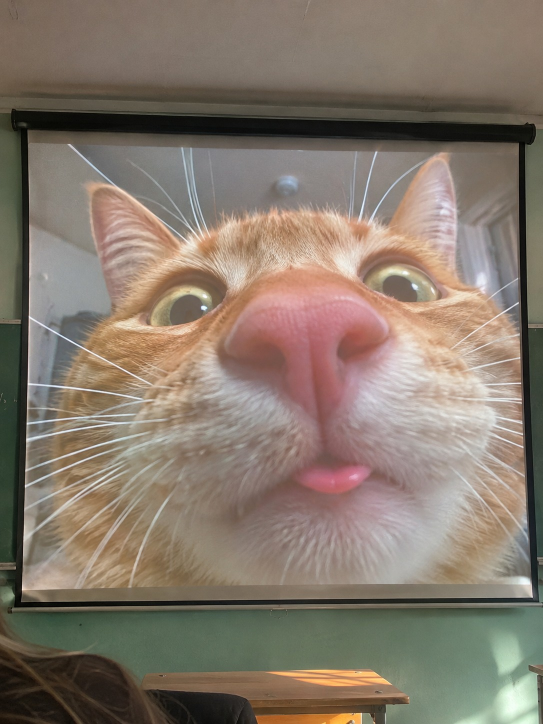
#> input picture advertising/what-i-can-do/design/classroom-projector.jpg, 1086 x 1448 px (shown at 1/2 size)
$ python projector.py
#> lines starting #> are read from the running program, lines starting #| are printed output that depends on the picture
#> in main, photo is the input picture: PIL image 1086x1448 RGB; mean R, G, B 133.8, 120.7, 107.7
"""Build the projector cold open at the timing of the verified Gemini master."""
from functools import lru_cache
from pathlib import Path
import math
import subprocess

import numpy as np
from PIL import Image, ImageDraw, ImageFont

ROOT = Path(__file__).resolve().parent
LOCAL = ROOT / "local"
W, H, FPS = 1080, 1920, 30
FRAMES = 155
MASTER = ROOT / "Что умеет Тройка — До доклада 5 минут — Gemini.mp4"
FINAL = ROOT / "Тройка — Кот на проекторе.mp4"
RESAMPLE = Image.Resampling.BICUBIC


@lru_cache
def font(size, weight):
    face = ImageFont.truetype(str(LOCAL / "golos.ttf"), size)
    face.set_variation_by_axes([weight])
    return face


def slide_on_projector(photo):
    # Projector screen corners measured on the classroom photograph, clockwise.
    corners = np.array([(17, 82), (322, 90), (333, 372), (15, 373)]) * (photo.width / 340)
    slide = Image.new("RGB", (1040, 900), "#e6dec5")
    d = ImageDraw.Draw(slide)
    d.text((68, 70), "ФИЗИКА", font=font(41, 650), fill="#344d40")
    d.multiline_text((60, 208), "Как устроен\nзвук", font=font(125, 765),
                     fill="#182d26", spacing=-12, stroke_width=0)
    for shift, color, width in [(0, "#367356", 11), (18, "#759880", 5)]:
        wave = [(x, 682 + shift + math.sin(x / 38) * 105 * math.exp(-((x-510)/290)**2))
                for x in range(65, 975, 3)]
        d.line(wave, fill=color, width=width)
    coeffs, targets = [], []
    for (x, y), (u, v) in zip(corners, [(0, 0), (1040, 0), (1040, 900), (0, 900)]):
        coeffs.extend([[x, y, 1, 0, 0, 0, -u*x, -u*y], [0, 0, 0, x, y, 1, -v*x, -v*y]])
        targets.extend([u, v])
    coeffs = np.linalg.solve(coeffs, targets)
    projection = slide.transform(photo.size, Image.Transform.PERSPECTIVE, coeffs, RESAMPLE)
    mask = Image.new("L", photo.size)
    ImageDraw.Draw(mask).polygon(list(map(tuple, corners)), fill=255)
    return Image.composite(projection, photo, mask)


def photo_plate(photo):
    # Full photograph on a portrait field, with a soft dark falloff into caption space.
    im = Image.new("RGB", (W, H), "#100f0d")
    h = round(photo.height * W / photo.width)
#> h = 1440
    photo = photo.resize((W, h), RESAMPLE)
#> photo: PIL image 1080x1440 RGB
    y = 202
    im.paste(photo, (0, y))
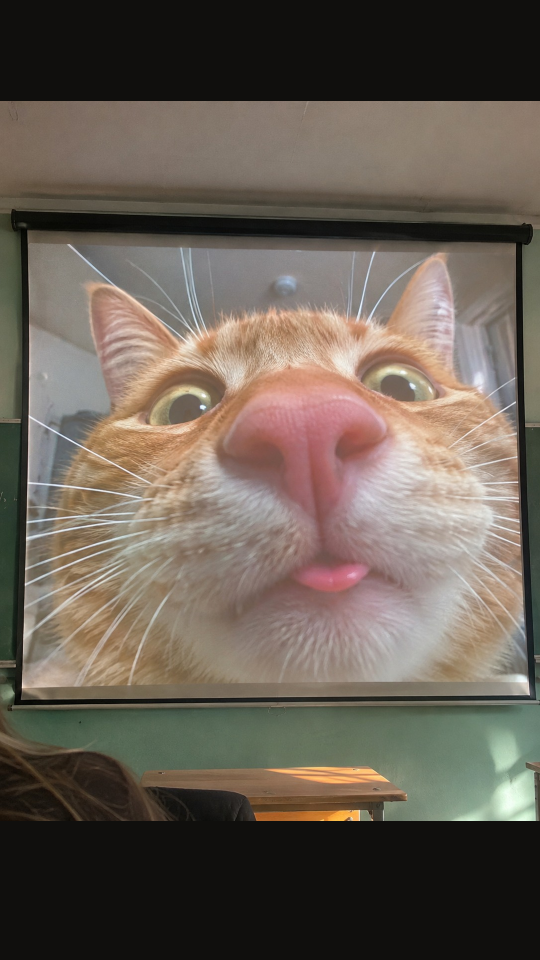
#> im: PIL image 1080x1920 RGB (shown at 1/2 size); mean R, G, B 104.4, 94.3, 84
    strength = np.interp(np.arange(H), [0,y,y+115,425,690,1270,1430,y+h-75,y+h,H],
                         [1,1,.68,.22,0,0,.10,.78,1,1])
    shade = Image.fromarray(np.uint8(np.repeat((strength*255)[:, None], W, axis=1)))
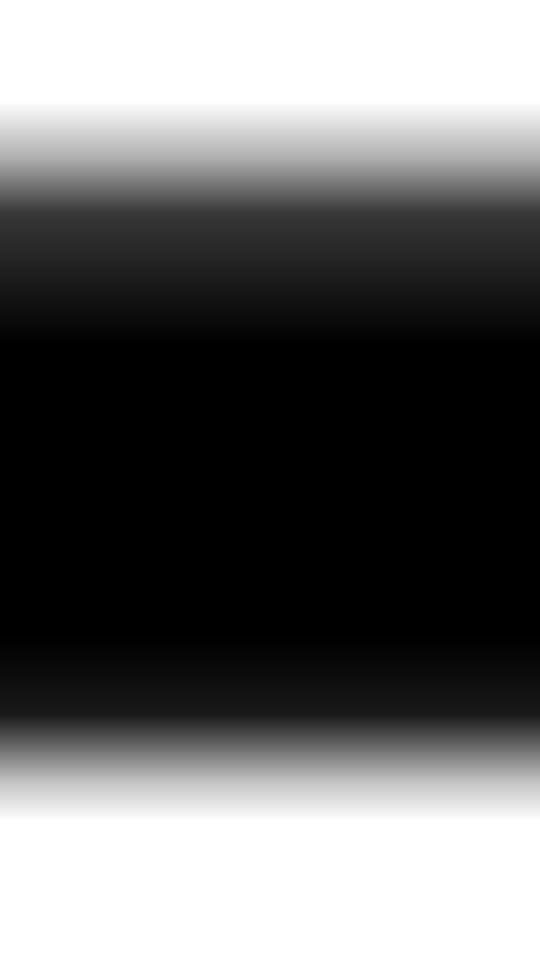
#> shade: PIL image 1080x1920 L (shown at 1/2 size); min 0, max 255, mean 104.6
    return Image.composite(Image.new("RGB", (W, H), "#100f0d"), im, shade)
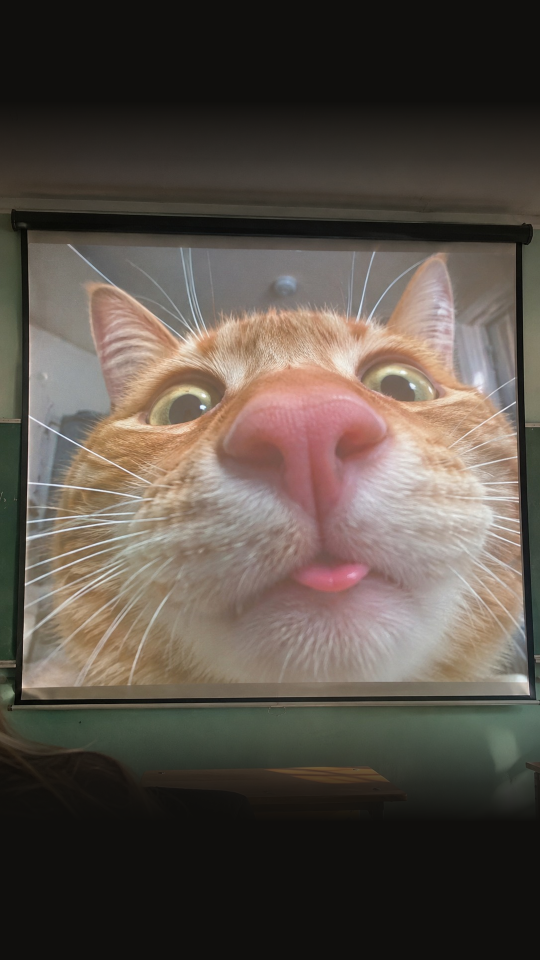
#> returned value: PIL image 1080x1920 RGB (shown at 1/2 size); mean R, G, B 88.8, 79.9, 71.7


def ease(value):
    u = max(0., min(1., value))
    return u*u*(3-2*u)


def main():
    photo = Image.open(ROOT / "design/classroom-projector.jpg").convert("RGB")
    cat, deck = photo_plate(photo), photo_plate(slide_on_projector(photo))
#> in slide_on_projector, `corners = np.array([(17, 82), (322, 90), (333, 372), (15, 373)]) * (ph..`: corners = [[54.3, 261.9], [1028.5, 287.5], [1063.6, 1188.2], [47.91, 1191.4]]
#> in slide_on_projector, `slide = Image.new("RGB", (1040, 900), "#e6dec5")`:
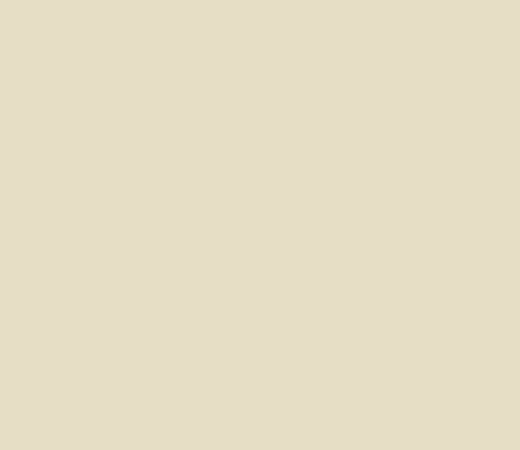
#> slide: PIL image 1040x900 RGB (shown at 1/2 size); mean R, G, B 230, 222, 197
    screenshot = Image.open(LOCAL / "screens/files.png").convert("RGB")
    # The real Files view, fourth row, including the PPT icon, filename and file size.
    row = screenshot.crop((47, 1422, 1100, 1665)).resize((908, 210), RESAMPLE)
    temp = LOCAL / "projector-opening.mp4"
    with subprocess.Popen([
        "ffmpeg","-y","-v","error","-f","rawvideo","-pix_fmt","rgb24","-s","1080x1920",
        "-r","30","-i","-","-c:v","libx264","-preset","veryfast","-crf","15",
        "-threads","3","-pix_fmt","yuv420p",str(temp)
    ], stdin=subprocess.PIPE) as enc:
        for n in range(FRAMES):
            t = n / FPS
            reveal = ease((t-2.37)/.18)
            bg = cat if reveal == 0 else deck if reveal == 1 else Image.blend(cat, deck, reveal)
            zoom = 1 + .055*ease(t/1.45) - .055*ease((t-2.35)/.65)
            inset = max(0., (W-W/zoom)/2)
            frame = bg.copy() if inset < .001 else bg.resize(
                (W,H), RESAMPLE, box=(inset,inset*H/W,W-inset,H-inset*H/W))
            d = ImageDraw.Draw(frame)
            if t < 2.48:
                d.text((60, 106), "Я: «Сейчас", font=font(88, 790), fill="#fffaf2")
                d.text((59, 203), "покажу доклад»", font=font(103, 805), fill="#fffaf2",
                       stroke_width=1,stroke_fill="#fffaf2")
            if 1.22 <= t < 2.45:
                u = ease((t-1.22)/.18)
                y = round(1180+340*(1-u))
                card = Image.new("RGBA", (960,324))
                cd = ImageDraw.Draw(card)
                cd.rounded_rectangle((0,0,959,323),36,fill="#1f2321",outline="#62d99e",width=4)
                cd.text((29,18),"Тройка · Файлы",font=font(39,650),fill="#80e2ad")
                card.paste(row, (25,88))
                frame.paste(card,(60,y),card)
            caption = "Тройка, где мои слайды?!" if t < 2.37 else "Вот они. «Как устроен звук»."
            d = ImageDraw.Draw(frame)
            d.text((60,1550),caption,font=font(57,650),fill="white",stroke_width=2,stroke_fill="#24201b")
            enc.stdin.write(frame.tobytes())
        enc.stdin.close()
        if enc.wait():
            raise RuntimeError("Opening encode failed")
    # At frame 155 the previous master has already cut to the next full-screen scene.
    subprocess.run([
        "ffmpeg","-y","-v","error","-threads","2","-i",str(temp),"-threads","2","-i",str(MASTER),
        "-filter_complex_threads","2","-filter_complex",
        "[0:v]setsar=1[a];[1:v]trim=start_frame=155,setpts=PTS-STARTPTS,setsar=1[b];[a][b]concat=n=2:v=1:a=0[v]",
        "-map","[v]","-map","1:a","-c:a","copy","-c:v","libx264","-threads","4","-preset","veryfast",
        "-crf","16","-pix_fmt","yuv420p","-color_primaries","bt709","-color_trc","bt709",
        "-colorspace","bt709","-movflags","+faststart",str(FINAL)
    ],check=True)


if __name__ == "__main__":
#> (the run stopped early here; a loop or call above may not have finished)

$ run again, with advertising/what-i-can-do/design/classroom-reaction.jpg copied over advertising/what-i-can-do/design/classroom-projector.jpg
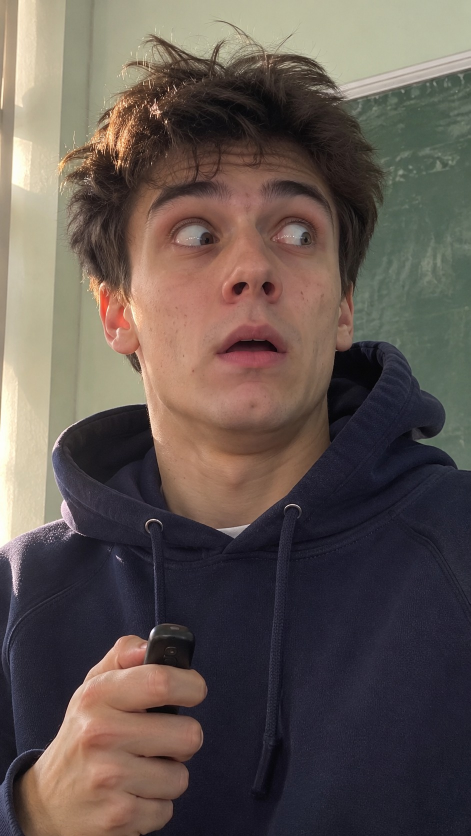
#> input picture advertising/what-i-can-do/design/classroom-reaction.jpg, 941 x 1672 px (shown at 1/2 size)
#> in main, photo is the input picture: PIL image 941x1672 RGB; mean R, G, B 98, 86.2, 80.7
#> photo: PIL image 1080x1919 RGB
#> in photo_plate, `shade = Image.fromarray(np.uint8(np.repeat((strength*255)[:, None], W,..`:
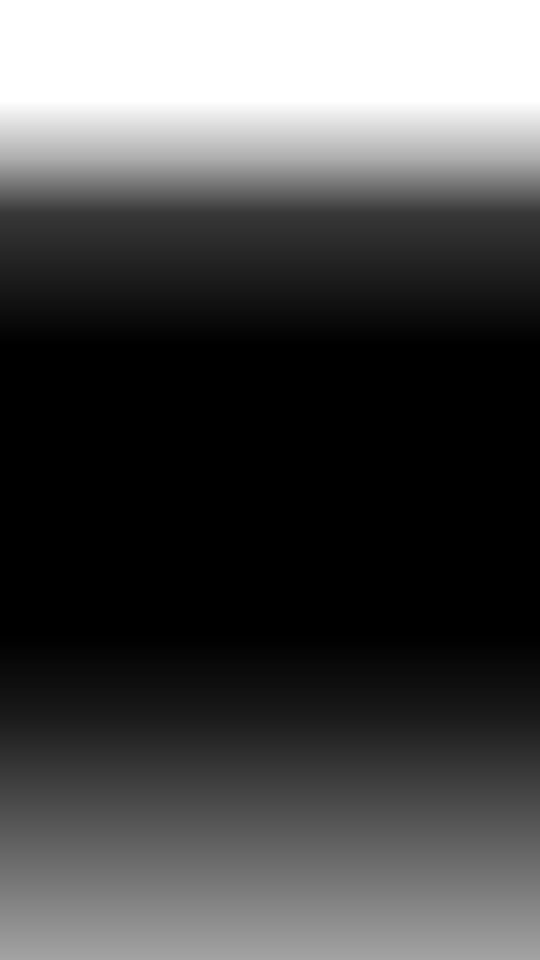
#> shade: PIL image 1080x1920 L (shown at 1/2 size); min 0, max 255, mean 74.9
#> in photo_plate, `return Image.composite(Image.new("RGB", (W, H), "#100f0d"), im, shade)`:
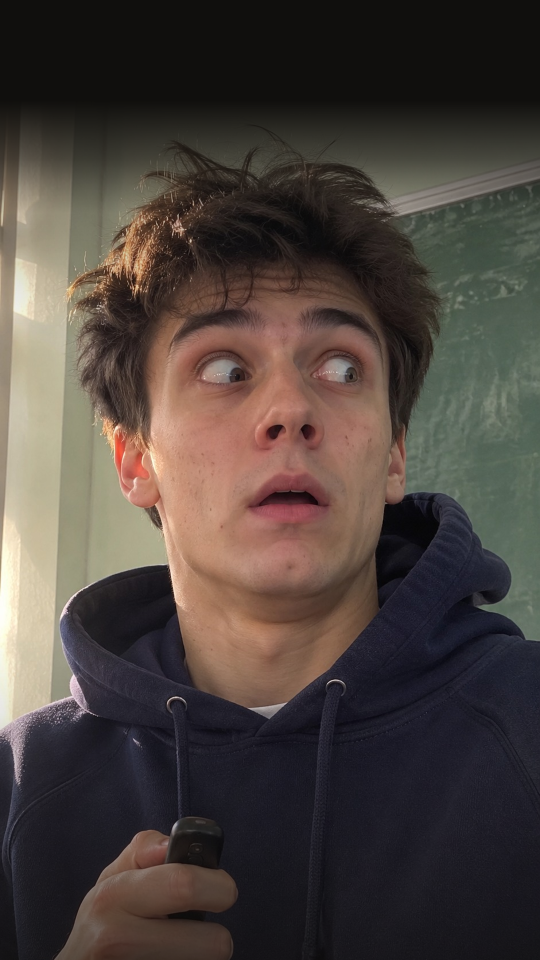
#> returned value: PIL image 1080x1920 RGB (shown at 1/2 size); mean R, G, B 75.5, 66.1, 60.9
#> corners = [[47.05, 226.9], [891.2, 249.1], [921.6, 1029.6], [41.51, 1032.3]]
